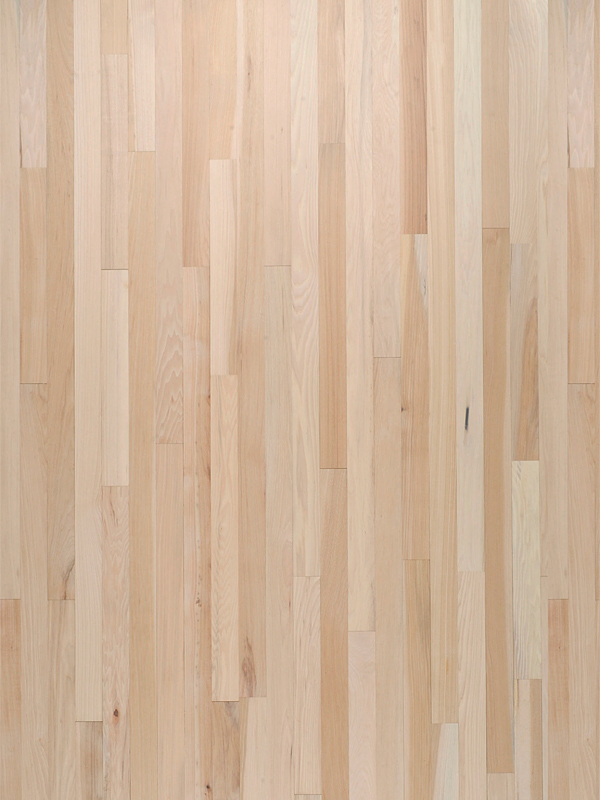
#> input picture burger_war/models/my_ground_plane/MyImage.png, 600 x 800 px
$ python -i mask.py   (imports and definitions only)
#> lines starting #> are read from the running program, lines starting #| are printed output that depends on the picture; after the words box and inside, x2 and y2 are one past the last pixel; in counts of white or black regions, pixels touching at a corner belong together
#> further down, picture is the input picture: shape (800, 600, 3); mean B, G, R 157.8, 182.2, 208.9
import cv2
import numpy as np
# [39 lines left out: functions mask_red, mask_green, not called in this run]

def mask_red_green(img):
    #img = cv2.imread(path)
    #hsv = cv2.cvtColor(img, cv2.COLOR_BGR2HSV)

    red_min = np.array([0, 0, 105], np.uint8)
    red_max = np.array([100, 100, 255], np.uint8)

    green_min = np.array([0, 105, 0], np.uint8)
    green_max = np.array([100, 255, 100], np.uint8)

    red_region = cv2.inRange(img, red_min, red_max)
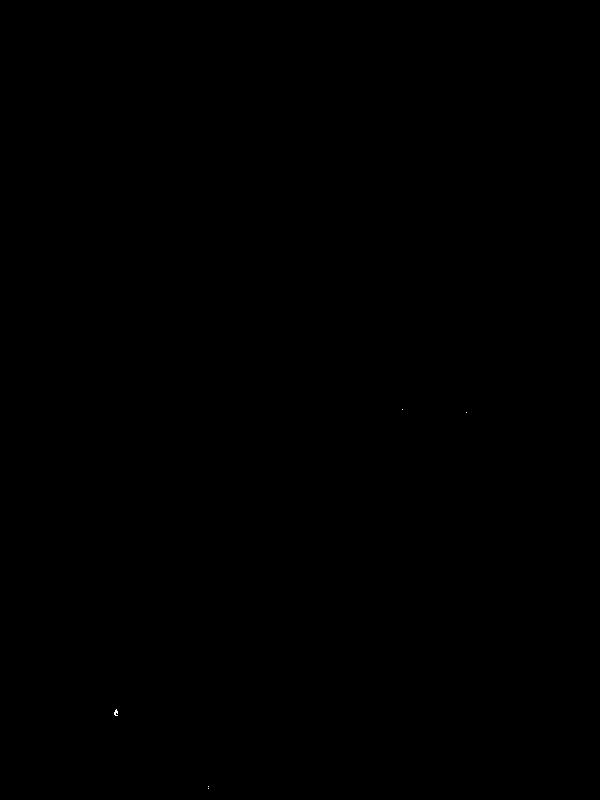
#> red_region: shape (800, 600); 0% white in thin lines or dots, all inside (x1, y1, x2, y2) = (114, 409, 467, 789)
    green_region = cv2.inRange(img, green_min, green_max)
#> green_region: shape (800, 600); every value is 0

    inv_mask_r = cv2.bitwise_not(red_region)  # make mask for not-blue area
    inv_mask_g = cv2.bitwise_not(green_region)  # make mask for not-blue area
#> inv_mask_g: shape (800, 600); every value is 255


    extracted_r = cv2.bitwise_and(img, img, mask=red_region)
    extracted_g = cv2.bitwise_and(img, img, mask=green_region)
#> extracted_g: shape (800, 600, 3); every value is 0

    white = np.full(img.shape, 255, dtype=img.dtype)
    background_r = cv2.bitwise_and(white, white, mask=inv_mask_r)
#> white: shape (800, 600, 3); every value is 255
    background_g = cv2.bitwise_and(white, white, mask=inv_mask_g)


    masked_r = cv2.add(extracted_r, background_r)
    masked_g = cv2.add(extracted_g, background_g)
    masked = cv2.add(masked_r, masked_g)

    return masked


# [17 lines left out: function mask_blue, not called in this run]

>>> import cv2
>>> picture = cv2.imread('../models/my_ground_plane/MyImage.png')
>>> result = mask_red_green(picture)
